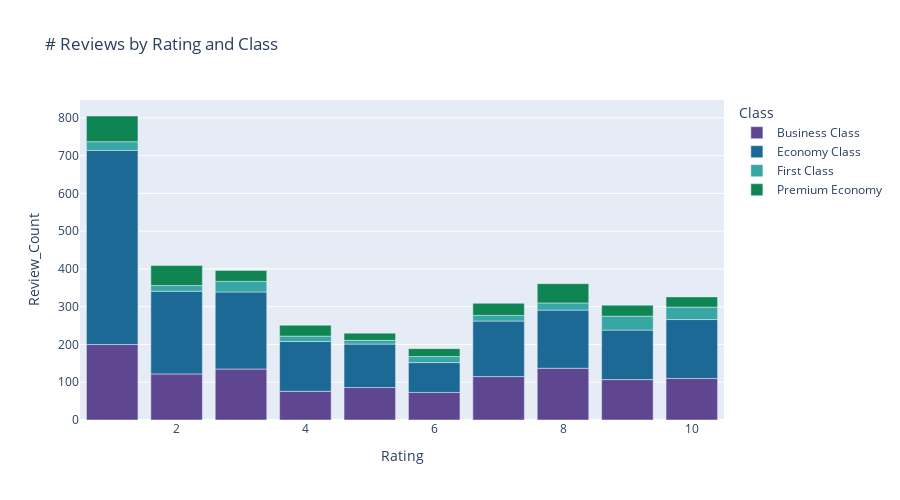

This figure's notebook cell:
### Markdown cell above
#### Bivariate Analysis of Categorical Features

### Code cell
agg_data = airline_data.groupby(['Rating','Class']).size().reset_index(name='Review_Count')
agg_data = agg_data.sort_values(by=['Rating','Class'])

fig = px.bar(
    agg_data,
    x='Rating',
    y='Review_Count',
    color='Class',
    title = '# Reviews by Rating and Class',
    color_discrete_sequence=px.colors.qualitative.Prism,
    height=500)
fig.show()

### Figure 1 — Plotly figure (JSON) as saved in the notebook; plotly's stock layout.template omitted (floating-point values rounded to 4 significant figures)
{"data": [{"alignmentgroup": "True", "hovertemplate": "Class=Business Class<br>Rating=%{x}<br>Review_Count=%{y}<extra></extra>", "legendgroup": "Business Class", "marker": {"color": "rgb(95, 70, 144)", "pattern": {"shape": ""}}, "name": "Business Class", "offsetgroup": "Business Class", "orientation": "v", "showlegend": true, "textposition": "auto", "x": [1.0, 2.0, 3.0, 4.0, 5.0, 6.0, 7.0, 8.0, 9.0, 10.0], "xaxis": "x", "y": [200, 122, 135, 76, 86, 73, 115, 137, 107, 110], "yaxis": "y", "type": "bar"}, {"alignmentgroup": "True", "hovertemplate": "Class=Economy Class<br>Rating=%{x}<br>Review_Count=%{y}<extra></extra>", "legendgroup": "Economy Class", "marker": {"color": "rgb(29, 105, 150)", "pattern": {"shape": ""}}, "name": "Economy Class", "offsetgroup": "Economy Class", "orientation": "v", "showlegend": true, "textposition": "auto", "x": [1.0, 2.0, 3.0, 4.0, 5.0, 6.0, 7.0, 8.0, 9.0, 10.0], "xaxis": "x", "y": [514, 219, 204, 132, 115, 79, 147, 154, 131, 156], "yaxis": "y", "type": "bar"}, {"alignmentgroup": "True", "hovertemplate": "Class=First Class<br>Rating=%{x}<br>Review_Count=%{y}<extra></extra>", "legendgroup": "First Class", "marker": {"color": "rgb(56, 166, 165)", "pattern": {"shape": ""}}, "name": "First Class", "offsetgroup": "First Class", "orientation": "v", "showlegend": true, "textposition": "auto", "x": [1.0, 2.0, 3.0, 4.0, 5.0, 6.0, 7.0, 8.0, 9.0, 10.0], "xaxis": "x", "y": [23, 15, 28, 14, 10, 16, 15, 19, 37, 33], "yaxis": "y", "type": "bar"}, {"alignmentgroup": "True", "hovertemplate": "Class=Premium Economy<br>Rating=%{x}<br>Review_Count=%{y}<extra></extra>", "legendgroup": "Premium Economy", "marker": {"color": "rgb(15, 133, 84)", "pattern": {"shape": ""}}, "name": "Premium Economy", "offsetgroup": "Premium Economy", "orientation": "v", "showlegend": true, "textposition": "auto", "x": [1.0, 2.0, 3.0, 4.0, 5.0, 6.0, 7.0, 8.0, 9.0, 10.0], "xaxis": "x", "y": [68, 53, 29, 29, 19, 21, 32, 51, 29, 27], "yaxis": "y", "type": "bar"}], "layout": {"xaxis": {"anchor": "y", "domain": [0.0, 1.0], "title": {"text": "Rating"}}, "yaxis": {"anchor": "x", "domain": [0.0, 1.0], "title": {"text": "Review_Count"}}, "legend": {"title": {"text": "Class"}, "tracegroupgap": 0}, "title": {"text": "# Reviews by Rating and Class"}, "barmode": "relative", "height": 500}}
